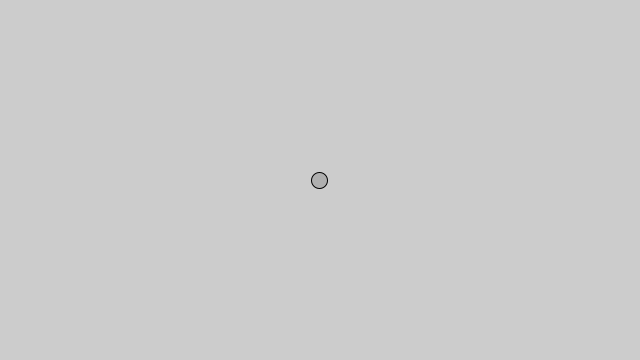
Frame 1 (no input)
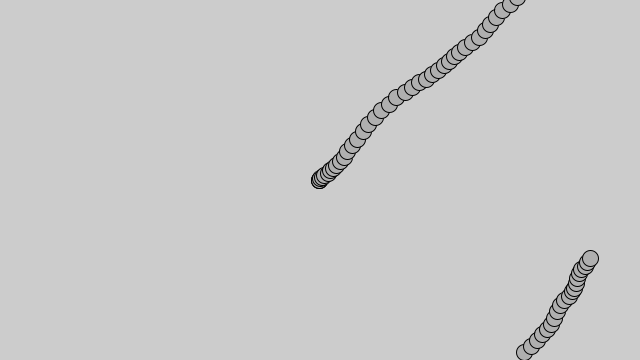
Frame 60 (the mouse pressed at the canvas centre just before this capture)
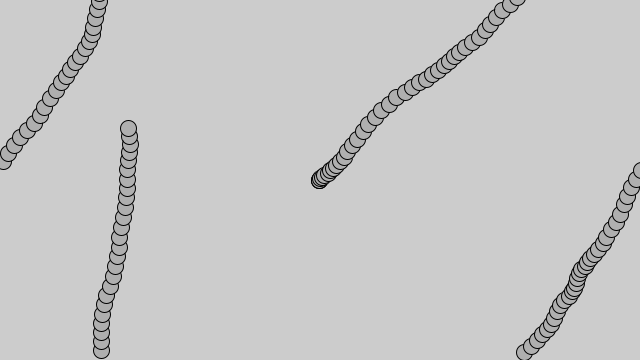
Frame 120 (the mouse held since frame 60 and released just before this capture)

The Processing sketch that drew these frames (run headless with seeded random() and noise(); from frame 60 on, the mouse is pressed at the canvas centre):

// Processing sketch: motion_103
// ── motion_103.pde
Mover mover;

void setup(){
  size(640,360);
  mover = new Mover();
}

void draw(){
  mover.checkEdges();
  mover.update();
  mover.display();
}
// ── Mover.pde
class Mover {
  PVector location;
  PVector velocity;
  PVector acceleration;
  float topspeed;
  
  Mover(){
    this.location = new PVector(width/2, height/2);
    this.velocity = new PVector(0,0);
    this.acceleration = new PVector(-0.001, 0.01);
    this.topspeed = 10;
  }
  
  void update(){
    acceleration = PVector.random2D();
    
    velocity.add(acceleration);
    velocity.limit(topspeed);
    location.add(velocity);
  }
  
  void display(){
    stroke(0);
    fill(175);
    ellipse(location.x,location.y,16,16);
  }
  
  void checkEdges(){
    if (location.x > width) {
      location.x = 0;
    } else if (location.x < 0) {
      location.x = width;
    }
    
    if (location.y > height) {
      location.y = 0;
    } else if (location.y < 0) {
      location.y = height;
    }
  }
  
}
